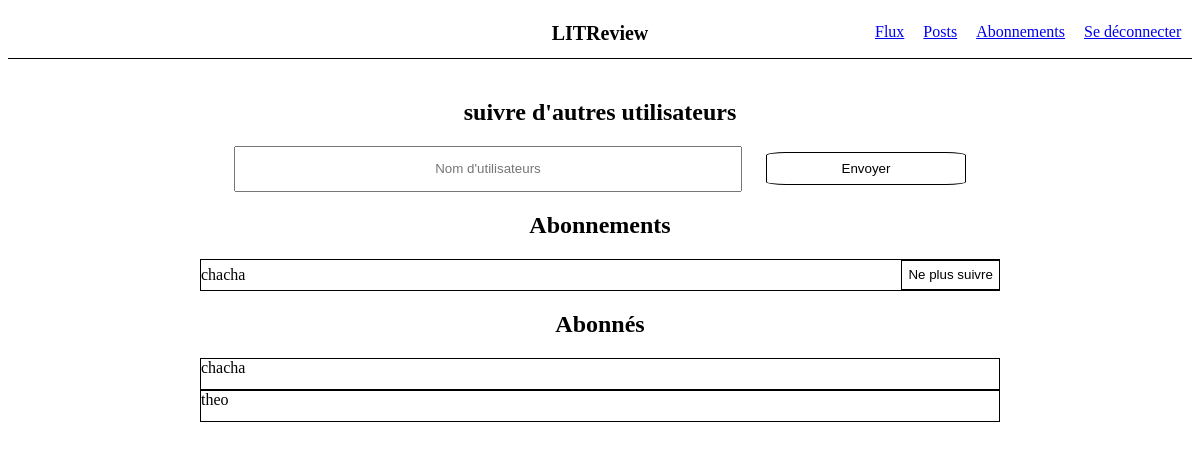
Page /abonnements/ (signed in) on the committed database.
### login/models.py (models this page shows)
class User(AbstractUser):
    follows = models.ManyToManyField('self',  symmetrical= False, related_name="follows_list")
    followers = models.ManyToManyField('self',  symmetrical= False, related_name="followers_list")

### abo/views.py (the view)
# urls.py: path('abonnements/', abo.views.abonnement, name='abonnements'),
def abonnement(request):
    User_on = request.user
    abonnements = []
    abonnes = []
    abonnements = User_on.follows.all()
    abonnes = User_on.followers.all()
    return render(request, 'abonnement.html', context={'abonnements' : abonnements, 'abonnes' : abonnes })

### abo/templates/abonnement.html (shortened to what this page needs)
{% extends 'base_flow.html' %}
{% block content %}
<div class="main_container_abo">
    <h2>suivre d'autres utilisateurs</h2>
    <form action="{% url 'follow' %}" method="POST" id="follow_form">
        <input type="text" name="test" placeholder="Nom d'utilisateurs">
        <button type="submit" class="btn" name="follow_btn" form="follow_form">Envoyer</button>
    </form>
    <h2>Abonnements</h2>
    <ul>
        {% for abo in abonnements %}
            <form action="{% url 'unfollow' %}" method="POST" id="unfollow_form">
                <li>{{ abo.username }} <button type="submit" id="btn-unfollow" name="unfollow_btn" value="{{ abo.id }}" form="unfollow_form">Ne plus suivre</button></li>
            </form>
        {% endfor %}
    </ul>
    <h2>Abonnés</h2>
        {% for abo in abonnes %}
            <li>{{ abo.username }}</li>
        {% endfor %}
</div>
{% endblock content %}

### login/static/flow/styles.css (style rules this page uses)
.btn { background-color: white; border: 1px solid black; border-radius: 10%; padding: 8px; width: 200px; cursor: pointer; }
.main_container_abo { width: 800px; margin: auto; margin-top: 40px; }
.main_container_abo h2 { text-align: center; }
.main_container_abo li { list-style: none; border: 1px solid black; height: 30px; }
.main_container_abo ul { padding: 0px; }
#follow_form { text-align: center; }
#follow_form input { width: 500px; height:40px; text-align: center; margin-right: 20px; }
#btn-unfollow { border: 1px solid black; background-color: white; height: 100%; position: relative; right: -652px; cursor: pointer; }

### rows in the picture
User: username "chacha", {{ abo.id }} 2 (drawn)
User: username "theo"
